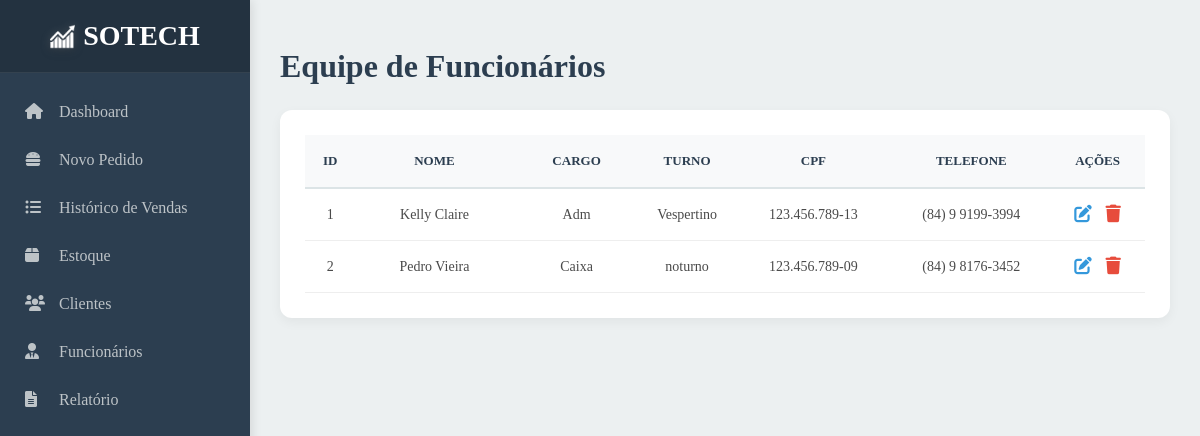
Before: /funcionarios/ (signed in) with the older database file.
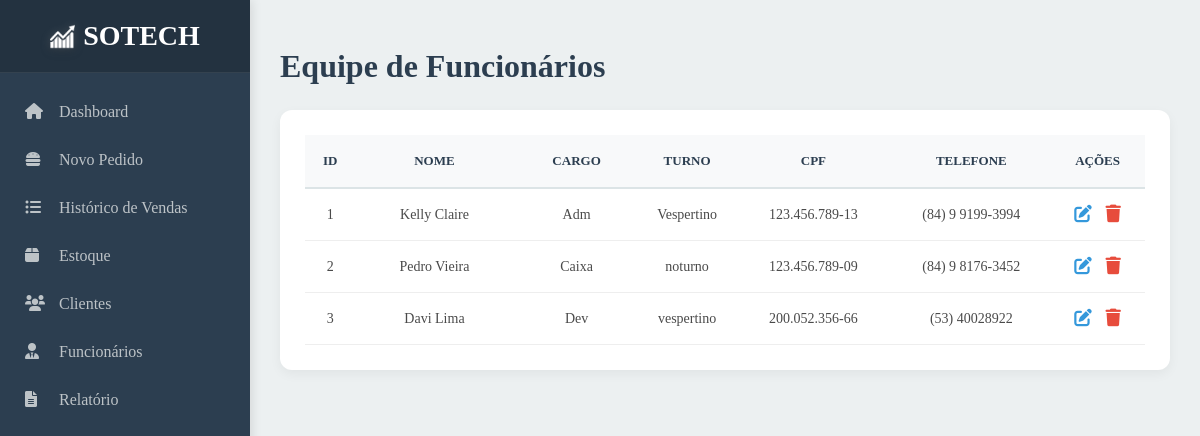
After: the same page with the newer database file.
### core/models.py (models this page shows, shortened)
class Funcionario(AbstractUser):
    cargo = models.CharField("Cargo", max_length=50)
    turno = models.CharField("Turno", max_length=30)
    cpf = models.CharField("CPF", max_length=14)
    telefone = models.CharField("Telefone", max_length=16, default="")

### core/views.py (the view)
# urls.py: path('funcionarios/',funcionarios,name="funcionarios"),
@login_required
def funcionarios(request):
    funcionarios = Funcionario.objects.all()
    context = {
        "funcionarios": funcionarios
    }
    return render(request,"html/funcionarios.html",context)

### core/templates/html/funcionarios.html (shortened to what this page needs)
{% extends 'base.html' %}
{% load static %}
{% block estilo %}
  <link rel="stylesheet" href="{% static 'style/style_funcionarios.css' %}?{% now 'U' %}" />
{% endblock %}
{% block conteudo %}
  <main class="main-content">
    <header class="main-header">
      <h1>Equipe de Funcionários</h1>
    </header>
    <div class="table-card">
      <table class="funcionarios-table">
        <thead>
          <tr>
            <th>ID</th>
            <th>Nome</th>
            <th>Cargo</th>
            <th>Turno</th>
            <th>CPF</th>
            <th>Telefone</th>
            <th>Ações</th>
          </tr>
        </thead>
        <tbody>
          {% for funcionario in funcionarios %}
            <tr>
              <td>{{ funcionario.id }}</td>
              <td>{{ funcionario.first_name }} {{ funcionario.last_name }}</td>
              <td>{{ funcionario.cargo }}</td>
              <td>{{ funcionario.turno }}</td>
              <td>{{ funcionario.cpf }}</td>
              <td>{{ funcionario.telefone }}</td>
              <td>
                <a class="btn-edit" href="{% url 'funcionario_editar' funcionario.pk %}"><i class="fas fa-edit"></i></a>
                <a class="btn-delete" href="{% url 'funcionario_remover' funcionario.pk %}"><i class="fas fa-trash"></i></a>
              </td>
            </tr>
          {% endfor %}
        </tbody>
      </table>
    </div>
  </main>
{% endblock %}

Changed rows visible on the page:
added Funcionario: id "3", first_name "Davi", last_name "Lima", cargo "Dev", turno "vespertino", cpf "200.052.356-66", telefone "(53) 40028922"
